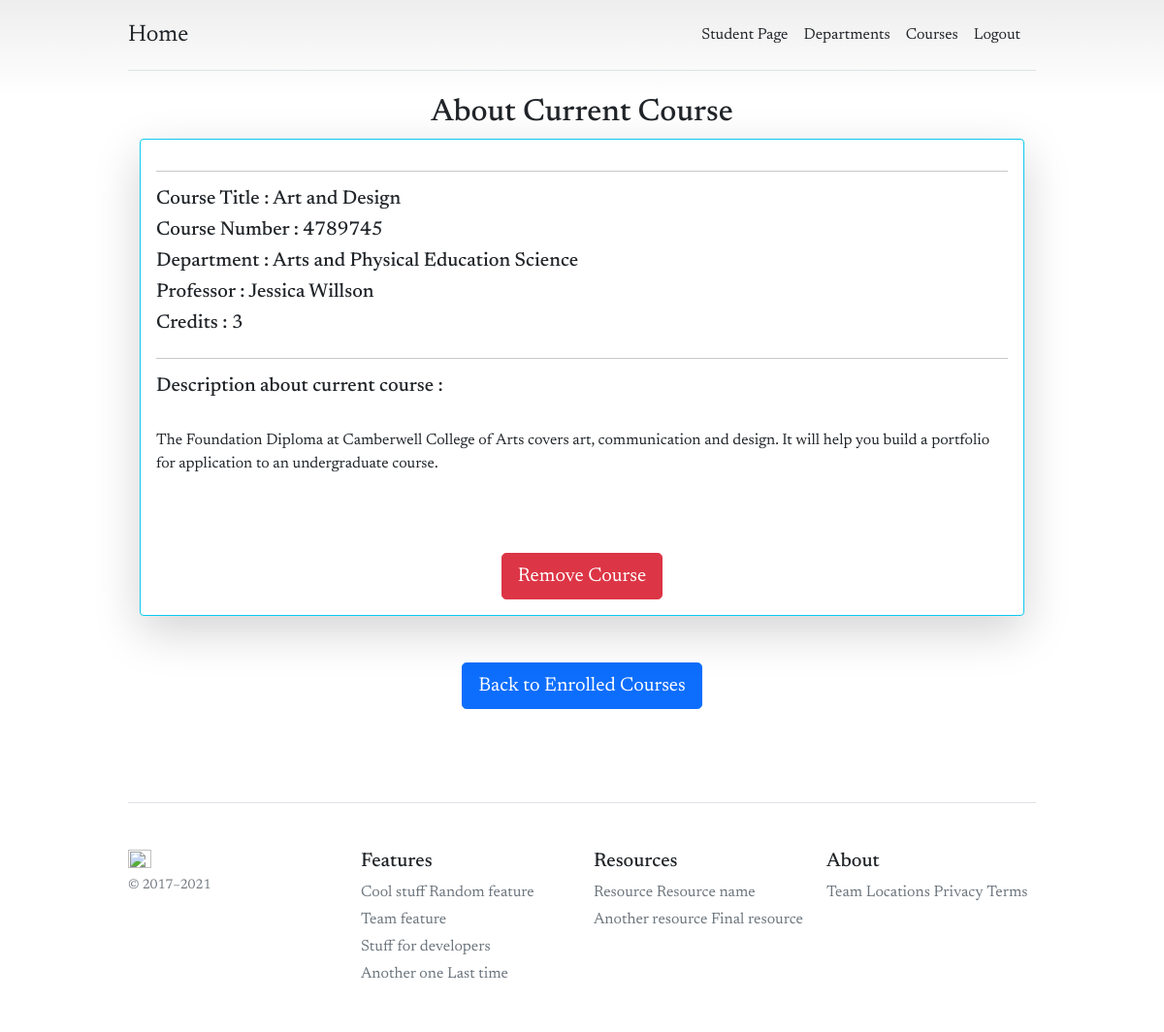
Screenshot of /classes/courseModelDetail/15 (signed in) with the database file from the repository.
### classes/models.py (models this page shows, shortened)
class ClassStudentModel(models.Model):
    student     = models.ForeignKey(Account, on_delete=models.CASCADE)
    couese      = models.ForeignKey(CourseModel, related_name='ClassStudentModel', on_delete=models.CASCADE)

### courses/models.py (models this page shows, shortened)
class CourseModel(models.Model):
    course_name     = models.CharField(max_length=255, unique=True)
    course_num      = models.CharField(max_length=15, unique=True)
    professor       = models.ForeignKey(Account, on_delete=models.CASCADE)
    department      = models.ForeignKey(Department, on_delete=models.CASCADE)
    description     = models.TextField(max_length=1000, blank=True)
    credit          = models.IntegerField()
    place           = models.IntegerField()
    enrolled        = models.BooleanField(default=False)
    created_at      = models.DateTimeField(auto_now_add=True)

### departments/models.py (models this page shows, shortened)
class Department(models.Model):
    department_name     = models.CharField(max_length=255, unique=True)
    slug                = models.SlugField(max_length=100, unique=True)
    def __str__(self):
        return self.department_name

### accounts/models.py (models this page shows, shortened)
class Account(AbstractBaseUser):
    account_id      = models.PositiveIntegerField(primary_key=True, validators=[MaxValueValidator(9999999999)])
    first_name      = models.CharField(max_length=50)
    last_name       = models.CharField(max_length=50)
    username        = models.CharField(max_length=50, unique=True)
    email           = models.EmailField(max_length=100, unique=True)
    phone_number    = models.CharField(max_length=50)
    date_joined     = models.DateTimeField(auto_now_add=True)
    last_login      = models.DateTimeField(auto_now_add=True)
    is_admin        = models.BooleanField(default=False)
    is_staff        = models.BooleanField(default=False)
    is_active       = models.BooleanField(default=True)
    is_superuser    = models.BooleanField(default=False)
    is_professor    = models.BooleanField(default=False)
    USERNAME_FIELD  = 'email'
    REQUIRED_FIELDS = ['account_id', 'username', 'first_name', 'last_name']
    objects = AccountManager()

### classes/views.py (the view)
# urls.py: path('courseModelDetail/<int:pk>', views.CourseModelDetail, name='courseModelDetail'),
@login_required(login_url='accountLogin')
def CourseModelDetail(request, pk):
    if request.user.is_professor:
        return redirect('professorPage')
    course = get_object_or_404(ClassStudentModel, pk=pk)
    context = {
        'course' : course
    }
    return render(request, 'classes/test/courseDetail.html', context)

### templates/classes/test/courseDetail.html (shortened to what this page needs)
{% extends "base/base.html" %}
{% block content %}
<div class="container">
    <div class="row">
        <h2 style="text-align: center;" >About Current Course</h2>
        <div class="col-md-12">
            <div class="card shadow-lg card-body h-100 border-info" >
                <hr>
                <h5>Course Title : {{course.couese.course_name}}</h5>
                <h5>Course Number : {{course.couese.course_num}}</h5>
                <h5>Department : {{course.couese.department}}</h5>
                <h5>Professor : {{course.couese.professor.first_name}} {{course.couese.professor.last_name}}</h5>
                <h5>Credits : {{course.couese.credit}}</h5>
                <hr>
                <h5>
                    Description about current course :
                </h5>
                <br>
                    <p>{{course.couese.description}}</p>
                    <br>
                <br>
                <div class="header" style="text-align: center;">
                <form action="{% url 'deleteCourseModel' course.id %}" method="POST">
                <button class="btn btn-danger btn-lg">Remove Course</button>
                </form>
                </div>
            </div>
        </div>
    </div>
    <br>
    <br>
    <div class="header" style="text-align: center;">
    <a href="{% url 'enrolledCourseModel' %}" class="btn btn-primary btn-lg">Back to Enrolled Courses</a>
</div>
    <br>
    <br>
</div>
{% endblock %}

### templates/base/base.html (style rules this page uses)
body { background-color:rgb((255, 255, 255), 255, 255)!important; font-family: 'Newsreader'; }
body { background-image: linear-gradient(180deg, #eee, #fff 100px, #fff); }
.container { max-width: 960px; }

### rows the page displays
ClassStudentModel: couese.course_name "Art and Design", couese.course_num "4789745", couese.department "Arts and Physical Education Science", couese.professor.first_name "Jessica", couese.professor.last_name "Willson", couese.credit "3", couese.description "The Foundation Diploma at Camberwell College of Arts covers art, communication and design. It will help you build a portfolio for application to an undergraduate course."
